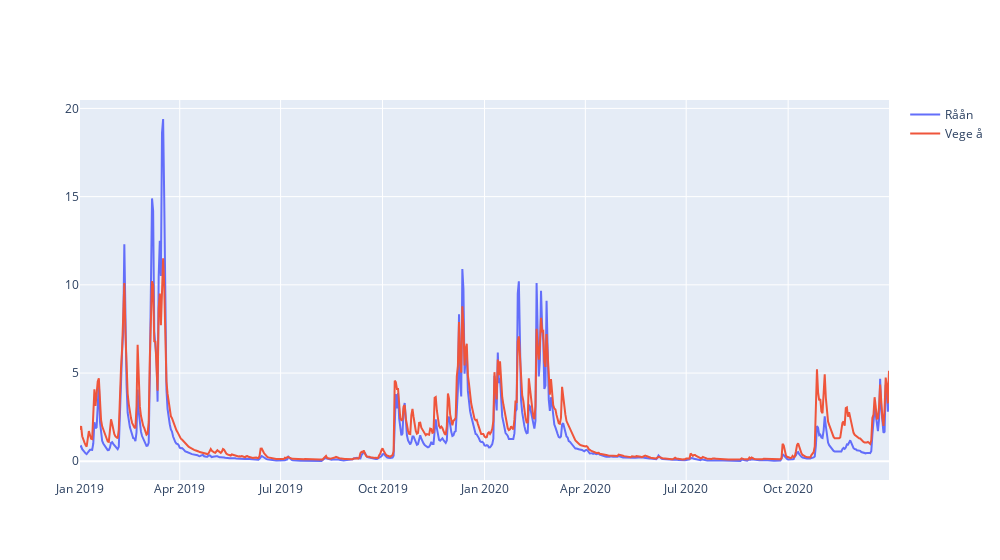

Notebook code for this chart:
### Code cell
sel = slice('2019','2020')
data = [
    go.Scatter(go.Scatter(x=df[sel].index, y=df[sel].flow, name="Råån")),
    go.Scatter(go.Scatter(x=df2[sel].index, y=df2[sel].flow, name="Vege å")),
    ]
fig = go.Figure(data=data, layout=go.Layout(width=1000))
fig.show()

### Figure 1 — Plotly figure (JSON) as saved in the notebook; plotly's stock layout.template omitted (floating-point values rounded to 4 significant figures; data arrays with more than 128 entries replaced by an {"elided": "..."} marker saying what was removed)
{"data": [{"name": "Råån", "type": "scatter", "x": {"elided": "731 str values"}, "y": {"elided": "731 float values"}}, {"name": "Vege å", "type": "scatter", "x": {"elided": "731 str values"}, "y": {"elided": "731 float values"}}], "layout": {"width": 1000}}
